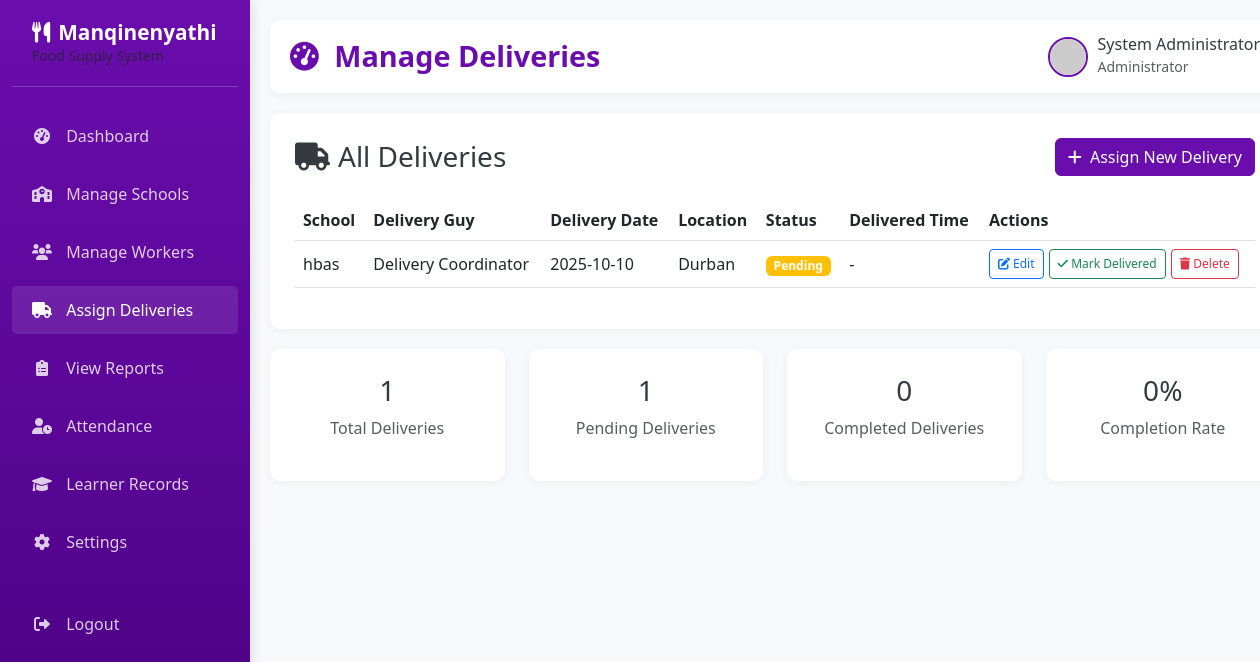
The page /admin/deliveries (signed in) on the database as committed earlier.
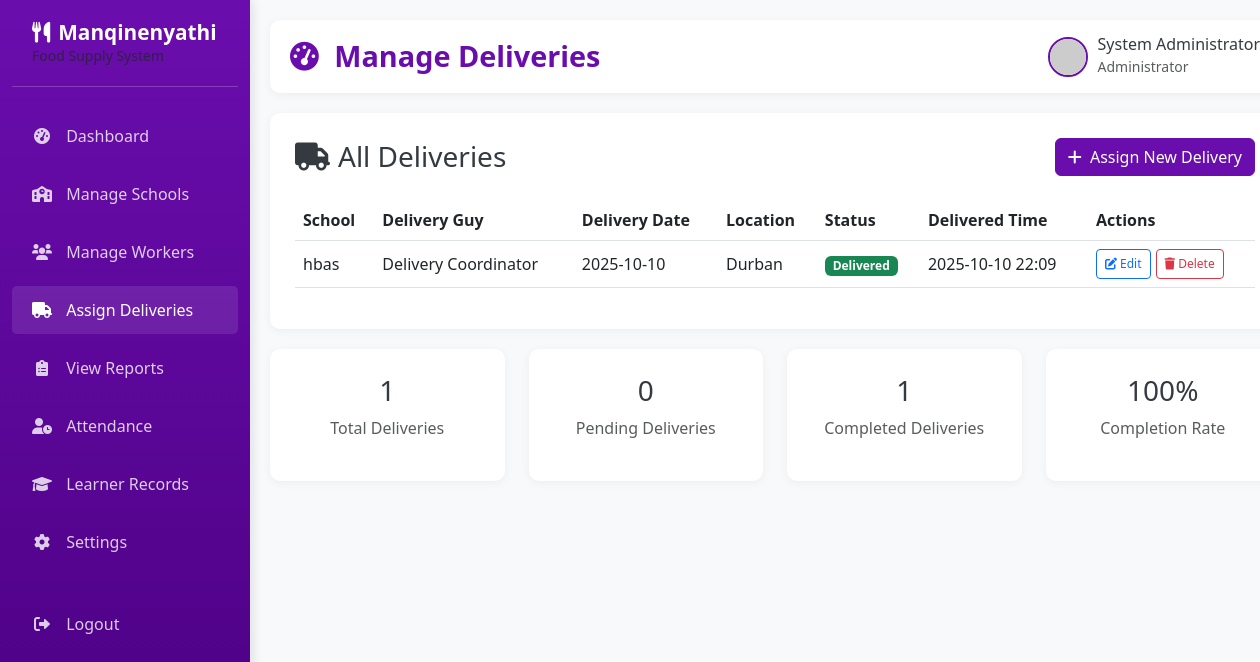
The same page on the database as committed later.
### app.py (models this page shows, shortened)
class Delivery(db.Model):
    __tablename__ = 'deliveries'
    delivery_id = db.Column(db.Integer, primary_key=True)
    school_id = db.Column(db.Integer, db.ForeignKey('schools.school_id'), nullable=False)
    delivery_date = db.Column(db.Date, nullable=False)
    location = db.Column(db.String(150), nullable=False)
    delivery_guy_id = db.Column(db.Integer, db.ForeignKey('users.user_id'), nullable=False)
    status = db.Column(db.Enum('Pending', 'Delivered'), default='Pending')
    delivered_time = db.Column(db.DateTime)
    remarks = db.Column(db.Text)
    created_at = db.Column(db.DateTime, default=datetime.utcnow)

class School(db.Model):
    __tablename__ = 'schools'
    school_id = db.Column(db.Integer, primary_key=True)
    school_name = db.Column(db.String(150), nullable=False)
    location = db.Column(db.String(150), nullable=False)
    contact_person = db.Column(db.String(100), nullable=False)
    contact_number = db.Column(db.String(20), nullable=False)
    created_at = db.Column(db.DateTime, default=datetime.utcnow)
    deliveries = db.relationship('Delivery', backref='school')
    attendance = db.relationship('Attendance', backref='school')
    learners = db.relationship('Learner', backref='school')

class User(db.Model):
    __tablename__ = 'users'
    user_id = db.Column(db.Integer, primary_key=True)
    full_name = db.Column(db.String(100), nullable=False)
    email = db.Column(db.String(100), unique=True, nullable=False)
    password = db.Column(db.String(255), nullable=False)
    role = db.Column(db.Enum('admin', 'cooker', 'delivery'), nullable=False)
    phone = db.Column(db.String(20))
    created_at = db.Column(db.DateTime, default=datetime.utcnow)
    deliveries = db.relationship('Delivery', backref='delivery_guy', foreign_keys='Delivery.delivery_guy_id')
    attendance = db.relationship('Attendance', backref='cooker', foreign_keys='Attendance.cooker_id')
    learners = db.relationship('Learner', backref='cooker', foreign_keys='Learner.cooker_id')

### app.py (the view)
@app.route('/admin/deliveries')
def manage_deliveries():
    if session.get('role') != 'admin':
        return redirect(url_for('home'))
    deliveries = Delivery.query.order_by(Delivery.delivery_date.desc()).all()
    return render_template('manage_deliveries.html', deliveries=deliveries)

### templates/manage_deliveries.html (shortened to what this page needs)
{% extends "admin_base.html" %}
{% block page_title %}Manage Deliveries{% endblock %}
{% block content %}
<div class="content-card">
    <div class="d-flex justify-content-between align-items-center mb-4">
        <h3 class="mb-0"><i class="fas fa-truck me-2"></i>All Deliveries</h3>
        <a href="{{ url_for('assign_delivery') }}" class="btn btn-primary">
            <i class="fas fa-plus me-1"></i> Assign New Delivery
        </a>
    </div>
    {% if deliveries %}
    <div class="table-responsive">
        <table class="table table-hover">
            <thead>
                <tr>
                    <th>School</th>
                    <th>Delivery Guy</th>
                    <th>Delivery Date</th>
                    <th>Location</th>
                    <th>Status</th>
                    <th>Delivered Time</th>
                    <th>Actions</th>
                </tr>
            </thead>
            <tbody>
                {% for delivery in deliveries %}
                <tr>
                    <td>{{ delivery.school.school_name }}</td>
                    <td>{{ delivery.delivery_guy.full_name }}</td>
                    <td>{{ delivery.delivery_date.strftime('%Y-%m-%d') }}</td>
                    <td>{{ delivery.location }}</td>
                    <td>
                        <span class="badge {% if delivery.status == 'Delivered' %}bg-success{% else %}bg-warning{% endif %}">
                            {{ delivery.status }}
                        </span>
                    </td>
                    <td>
                        {% if delivery.delivered_time %}
                            {{ delivery.delivered_time.strftime('%Y-%m-%d %H:%M') }}
                        {% else %}
                            -
                        {% endif %}
                    </td>
                    <td>
                        <div class="action-buttons">
                            <a href="{{ url_for('edit_delivery', delivery_id=delivery.delivery_id) }}" class="btn btn-outline-primary btn-sm">
                                <i class="fas fa-edit"></i> Edit
                            </a>
                            {% if delivery.status == 'Pending' %}
                            <form action="{{ url_for('mark_delivery_delivered', delivery_id=delivery.delivery_id) }}" method="POST" class="d-inline">
                                <button type="submit" class="btn btn-outline-success btn-sm" onclick="return confirm('Mark this delivery as delivered?')">
                                    <i class="fas fa-check"></i> Mark Delivered
                                </button>
                            </form>
                            {% endif %}
                            <form action="{{ url_for('delete_delivery', delivery_id=delivery.delivery_id) }}" method="POST" class="d-inline">
                                <button type="submit" class="btn btn-outline-danger btn-sm" onclick="return confirm('Are you sure you want to delete this delivery assignment?')">
                                    <i class="fas fa-trash"></i> Delete
                                </button>
                            </form>
                        </div>
                    </td>
                </tr>
                {% endfor %}
            </tbody>
        </table>
    </div>
    {% endif %}
</div>
<div class="row">
    <div class="col-md-3">
        <div class="content-card text-center">
            <h3>{{ deliveries|length }}</h3>
            <p class="text-muted">Total Deliveries</p>
        </div>
    </div>
    <div class="col-md-3">
        <div class="content-card text-center">
            <h3>{{ deliveries|selectattr('status', 'equalto', 'Pending')|list|length }}</h3>
            <p class="text-muted">Pending Deliveries</p>
        </div>
    </div>
    <div class="col-md-3">
        <div class="content-card text-center">
            <h3>{{ deliveries|selectattr('status', 'equalto', 'Delivered')|list|length }}</h3>
            <p class="text-muted">Completed Deliveries</p>
        </div>
    </div>
    <div class="col-md-3">
        <div class="content-card text-center">
            <h3>{{ (deliveries|selectattr('status', 'equalto', 'Delivered')|list|length / deliveries|length * 100)|round|int if deliveries|length > 0 else 0 }}%</h3>
            <p class="text-muted">Completion Rate</p>
        </div>
    </div>
</div>
{% endblock %}

### templates/admin_base.html (shortened to what this page needs)
<!DOCTYPE html>
<html lang="en">
<head>
    <link href="https://cdn.jsdelivr.net/npm/bootstrap@5.3.0-alpha1/dist/css/bootstrap.min.css" rel="stylesheet">
    <link rel="stylesheet" href="https://cdnjs.cloudflare.com/ajax/libs/font-awesome/6.0.0/css/all.min.css">
</head>
<body>
    <div class="container-fluid">
        <div class="row">
            <div class="col-md-2 sidebar d-none d-md-block">
                <div class="logo">
                    <h3><i class="fas fa-utensils me-2"></i>Manqinenyathi</h3>
                    <p class="text-muted small mb-0">Food Supply System</p>
                </div>
                <ul class="nav flex-column">
                    <li class="nav-item">
                        <a class="nav-link {% if request.endpoint == 'dashboard_admin' %}active{% endif %}" href="{{ url_for('dashboard_admin') }}">
                            <i class="fas fa-tachometer-alt"></i> Dashboard
                        </a>
                    </li>
                    <li class="nav-item">
                        <a class="nav-link {% if request.endpoint == 'manage_schools' or request.endpoint == 'add_school' or request.endpoint == 'edit_school' %}active{% endif %}" href="{{ url_for('manage_schools') }}">
                            <i class="fas fa-school"></i> Manage Schools
                        </a>
                    </li>
                    <li class="nav-item">
                        <a class="nav-link {% if request.endpoint == 'manage_workers' or request.endpoint == 'add_worker' or request.endpoint == 'edit_worker' %}active{% endif %}" href="{{ url_for('manage_workers') }}">
                            <i class="fas fa-users"></i> Manage Workers
                        </a>
                    </li>
                    <li class="nav-item">
                            <a class="nav-link {% if request.endpoint == 'manage_deliveries' or request.endpoint == 'assign_delivery' or request.endpoint == 'edit_delivery' %}active{% endif %}" href="{{ url_for('manage_deliveries') }}">
                            <i class="fas fa-truck"></i> Assign Deliveries
                         </a>
                    </li>
                    <li class="nav-item">
                        <a class="nav-link" href="#">
                            <i class="fas fa-clipboard-list"></i> View Reports
                        </a>
                    </li>
                    <li class="nav-item">
                        <a class="nav-link {% if request.endpoint == 'admin_attendance' %}active{% endif %}"
                          href="{{ url_for('admin_attendance') }}">
                             <i class="fas fa-user-clock"></i> Attendance
                            </a>
                        </li>
                    <li class="nav-item">
                        <a class="nav-link" href="#">
                            <i class="fas fa-graduation-cap"></i> Learner Records
                        </a>
                    </li>
                    <li class="nav-item">
                        <a class="nav-link" href="#">
                            <i class="fas fa-cog"></i> Settings
                        </a>
                    </li>
                    <li class="nav-item mt-4">
                        <a class="nav-link" href="{{ url_for('logout') }}">
                            <i class="fas fa-sign-out-alt"></i> Logout
                        </a>
                    </li>
                </ul>
            </div>
            <div class="col-md-10 main-content">
                <div class="header">
                    <h1>
                        <i class="fas fa-tachometer-alt me-2"></i>
                        {% block page_title %}Admin Dashboard{% endblock %}
                    </h1>
                    <div class="user-info">
                        <img src="https://ui-avatars.com/api/?name={{ session.get('username', 'Admin User') }}&background=6a0dad&color=fff" alt="Admin User">
                        <div>
                            <h6 class="mb-0">{{ session.get('username', 'Admin User') }}</h6>
                            <small class="text-muted">Administrator</small>
                        </div>
                    </div>
                </div>
                {% block content %}{% endblock %}
            </div>
        </div>
    </div>
</body>
</html>

### templates/admin_base.html (style rules this page uses)
:root { --primary-purple: #6a0dad; --light-purple: #8a2be2; --dark-purple: #4b0082; --accent-purple: #9370db; --white: #ffffff; --light-gray: #f8f9fa; --medium-gray: #e9ecef; --dark-gray: #6c757d; --text-dark: #343a40; }
body { font-family: 'Segoe UI', Tahoma, Geneva, Verdana, sans-serif; background-color: var(--light-gray); color: var(--text-dark); }
.sidebar { background: linear-gradient(180deg, var(--primary-purple) 0%, var(--dark-purple) 100%); color: var(--white); height: 100vh; position: fixed; padding-top: 20px; box-shadow: 3px 0 10px rgba(0, 0, 0, 0.1); z-index: 1000; width: 250px; }
.sidebar .logo { padding: 0 20px 20px; border-bottom: 1px solid rgba(255, 255, 255, 0.2); margin-bottom: 20px; }
.sidebar .logo h3 { font-weight: 700; margin: 0; font-size: 1.3rem; }
.sidebar .nav-link { color: rgba(255, 255, 255, 0.8); padding: 12px 20px; margin: 5px 0; border-radius: 5px; transition: all 0.3s; text-decoration: none; }
.sidebar .nav-link:hover, .sidebar .nav-link.active { color: var(--white); background-color: rgba(255, 255, 255, 0.1); }
.sidebar .nav-link i { margin-right: 10px; width: 20px; text-align: center; }
.main-content { margin-left: 250px; padding: 20px; min-height: 100vh; }
.header { background-color: var(--white); padding: 15px 20px; border-radius: 10px; box-shadow: 0 2px 10px rgba(0, 0, 0, 0.05); margin-bottom: 20px; display: flex; justify-content: space-between; align-items: center; }
.header h1 { color: var(--primary-purple); font-weight: 700; margin: 0; font-size: 1.8rem; }
.user-info { display: flex; align-items: center; }
.user-info img { width: 40px; height: 40px; border-radius: 50%; margin-right: 10px; border: 2px solid var(--primary-purple); }
.content-card { background-color: var(--white); border-radius: 10px; box-shadow: 0 2px 10px rgba(0, 0, 0, 0.05); padding: 25px; margin-bottom: 20px; }
.btn-primary { background-color: var(--primary-purple); border-color: var(--primary-purple); }

### templates/manage_deliveries.html (style rules this page uses)
.action-buttons { display: flex; gap: 5px; flex-wrap: wrap; }
.btn-sm { padding: 5px 8px; font-size: 12px; }
.badge { font-size: 0.75em; padding: 0.35em 0.65em; }
.table td { vertical-align: middle; }

Rows that differ between the two databases and show on the page:
changed Delivery "Durban": status "Pending" → "Delivered"; delivered_time (not shown) → "2025-10-10 22:09"; no longer shows "-"; no longer shows "Mark Delivered"
Other text that changed with them:
{{ deliveries|selectattr('status', 'equalto', 'Pending')|list|length }}: "1" → "0"
{{ deliveries|selectattr('status', 'equalto', 'Delivered')|list|length }}: "0" → "1"
text no longer shown: "0"
text now shown: "100"
